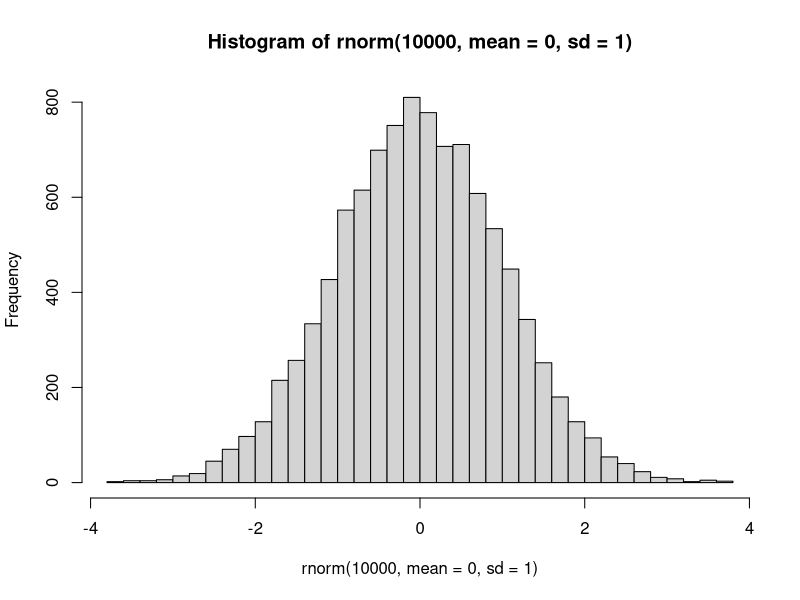
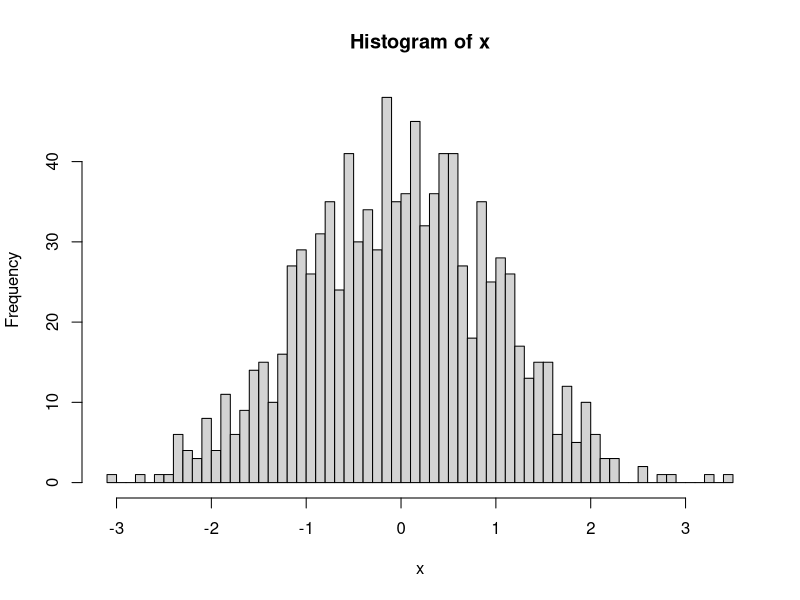
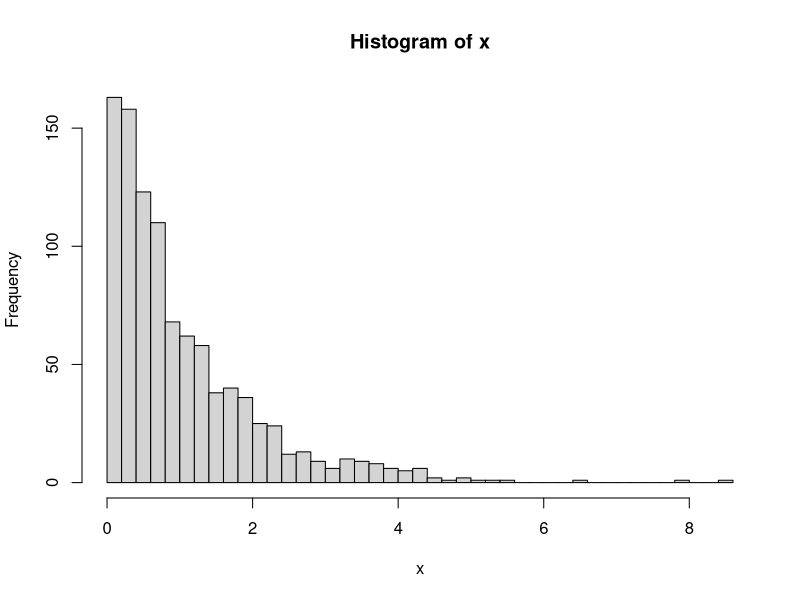
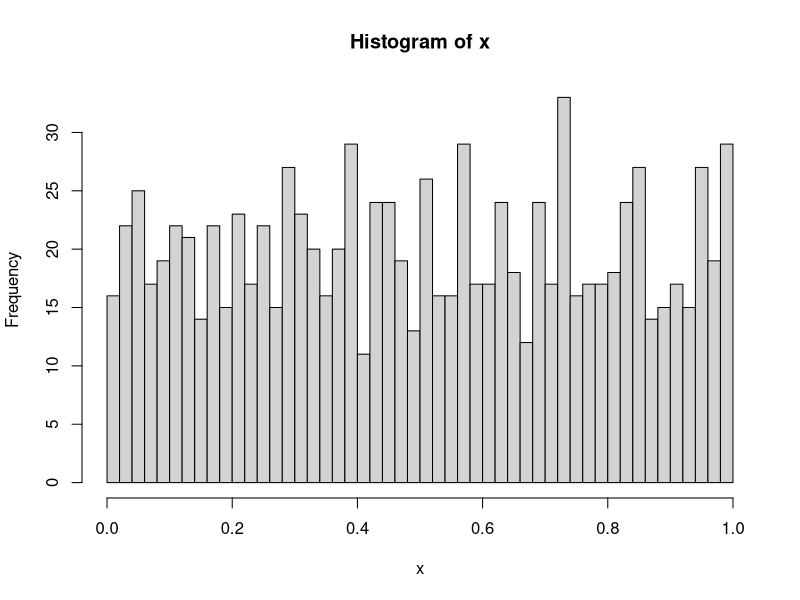

R code for these plots, in order:
rm(list = ls())

#random numbers = rnorm dis
rnorm(3,mean=0,sd=2) #number of random numbers, mean, sd
#histogram
hist(rnorm(10000,mean=0,sd=1),50) #data, number of bins
#runif = uniformly dist, rbinom = binomially dist, rpois = poisson dist
x <-rnorm(1000,0,1)
hist(x,50)
x<-rexp(1000,rate=1) #rate = controls shape of dist
hist(x,50)

x <- runif(1000,min=0,max=1)
hist(x,50)

#sample function = takes random sample/subset of a larger dataset
#with replacement = 'pull back before resampling' without replacement = 'pulls out' before resampling and keeps it
#replace = false means no repeats
#sample(vector,size of sample, replace (repeats or no repeats))


#random numbers are pseudo random
set.seed(1234567)
rnorm(10)


#Subsetting vectors
vect <- c('a','b','c','d','e','f','g','h','i')
vect[c(1,3)]
vect[1:3]
vect[seq(1,10,2)]
vect[c(1,1,2,2,3,3)]
#assigning vectors to other subsets of vectors
V1<-c(1,3,5)
V2<-c(101,102,103,104,105)
V2[c(1,2,4)]<-V1 #take the 01,02, and 04 elements of V2 and replace them with those values from V1
V1<- c(1,2)
V2<-c(101,102,103,104,105)
V2[c(1,2,4,5)]<-V1 #four elements of V2 > two elements of V1, so V1 elements are reused
V1<- c(1,2,3)
V2<-c(101,102,103,104,105)
V2[c(1,2,4,5)]<-V1 #will recycle back to the beginning, will not give warning unless it's not a multiple


#Matrices and arrays
x<- matrix(c(1,2,3,4),nrow=2,ncol=2) #data wanted, number of rows, number of columns
#arrays = 3d/many dimensions
x<- array(1:8,dim=c(2,2,2)) #can only display each splice, front face, back face, side
#column major order = down columns first then across rows, default but can tell r to do the reverse, by row = FALSE by default (true if you want columns)
#c (column major) and f (by row) in python
x<-matrix(c(1,2,3,4),nrow=2,ncol=2) 
#using recycling for having same columns repeat over and over again
x<- matrix(c(1,2),2,2)
#same thing if rows and columns is shorter than the length of the formers
x<- matrix(c(1,2),3,3)
#can pull out of any single element like x[i,j], same with dataframes
#can subset aka [i,] which is the ith row, x[,i] is the ith column, but both are converted to vectors
x<- matrix(c(1,2,3,4),2,2)
x
x[1,]
#can tell it not to by writing drop = FALSE
x[1,,drop=FALSE]

#naming columns and rows of matrix
x<- matrix(c(1,2,3,4),2,2)
colnames(x) <- c('nm1','nm2')
rownames(x) <- c('rnm1','rnm2')
x
#indexing by names harder to do in r, need to do it by boolean
x[rownames(x)=="rnm1"]
#matrix stored in linear format with dim showing what the dimensions are
#resizing
x<- matrix(1:6,2,3)
x
dim(x)
dim(x) <- c(3,2) #resizes
x
#column major order always applies, feeds same numbers in same way in column major order

#can use pdf() or jpeg() functions where all plot commands go there
#dev.off --> turns off default plotting device 
#save.image() saves all of variables
#getwd() finds what directory you're in
#load() loads workspace into r from save.image
#save single variable = save()
#saveRDS saves 1 variable
#source () runs file name and runs it
#$ --> lists, like a vectors but all heterogeneous and not the same type